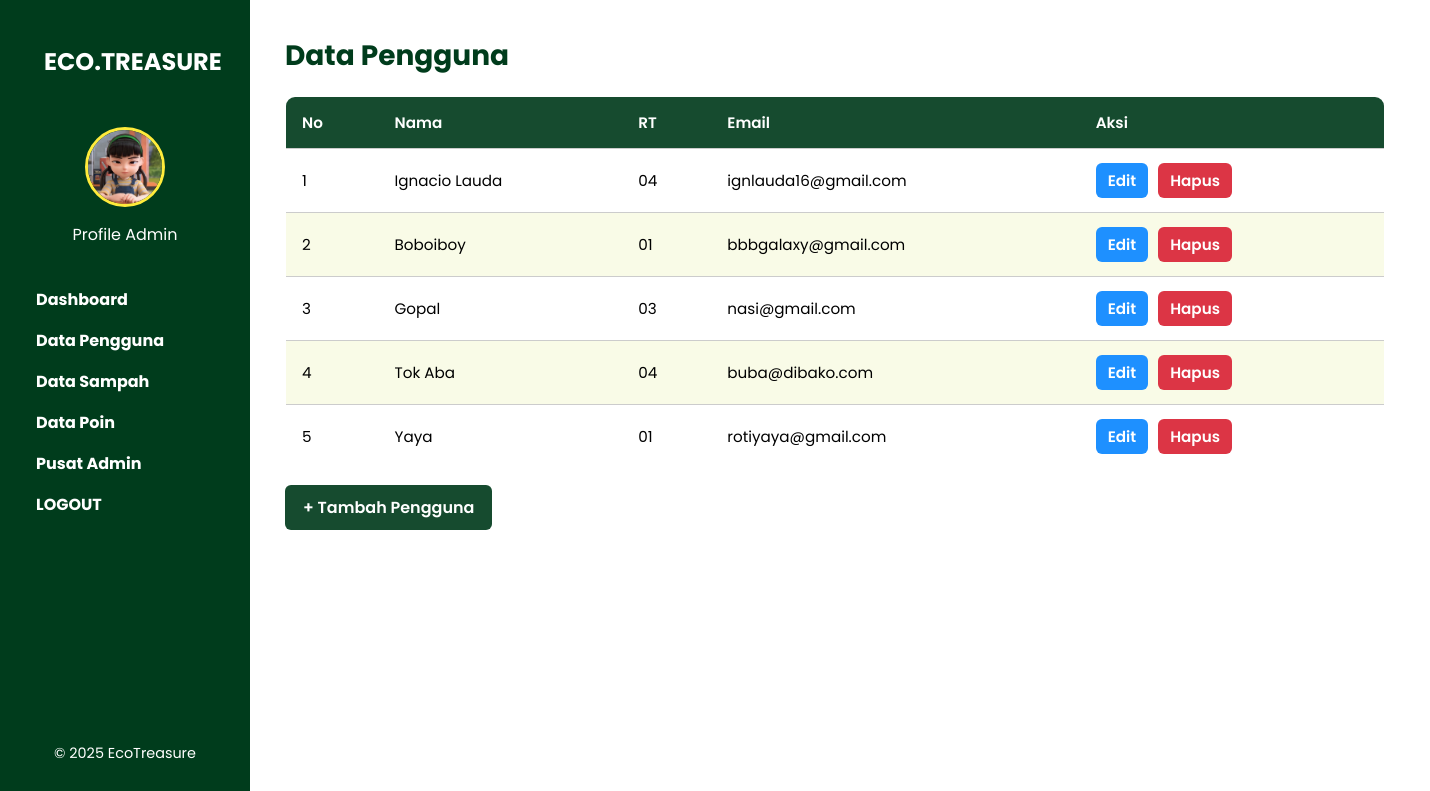
/pages/pengguna.php, run on the app's committed database.
### tables this page shows
CREATE TABLE `pengguna` (
  `id` int(11) NOT NULL,
  `nama` varchar(100) NOT NULL,
  `rt` varchar(10) NOT NULL,
  `email` varchar(100) NOT NULL
);

### pages/pengguna.php (the view, shortened to what this page needs)
<?php
include '../includes/layout.php';
include '../includes/db.php';
$query = "SELECT * FROM pengguna";
$result = mysqli_query($conn, $query);
?>
<div class="main-content">
  <h2>Data Pengguna</h2>
  <table>
    <thead>
      <tr>
        <th>No</th>
        <th>Nama</th>
        <th>RT</th>
        <th>Email</th>
        <th>Aksi</th>
      </tr>
    </thead>
    <tbody>
      <?php
      $no = 1;
      while ($row = mysqli_fetch_assoc($result)) {
          echo "<tr>
                  <td>{$no}</td>
                  <td>{$row['nama']}</td>
                  <td>{$row['rt']}</td>
                  <td>{$row['email']}</td>
                  <td>
                    <a href='../progres/update_pengguna.php?id={$row['id']}' class='btn-action btn-edit'>Edit</a>
                    <a href='../progres/delete_pengguna.php?id={$row['id']}' class='btn-action btn-delete' onclick=\"return confirm('Yakin?')\">Hapus</a>
                  </td>
                </tr>";
          $no++;
      }
      ?>
    </tbody>
  </table>
  <a href="../progres/tambah_pengguna.php" class="btn">+ Tambah Pengguna</a>
</div>

### includes/layout.php (shortened to what this page needs)
<!DOCTYPE html>
<html lang="id">
<head>
</head>
<body>
  <div class="sidebar">
    <div>
      <div class="logo">ECO.TREASURE</div>
      <div class="profile">
        <img src="../image/admin.jpg" alt="Foto Admin">
        <div class="profile-name">
          <a href="../pages/profile.php">Profile Admin</a>
        </div>
      </div>
      <nav>
        <ul>
          <li><a href="../pages/dashboard.php">Dashboard</a></li>
          <li><a href="../pages/pengguna.php">Data Pengguna</a></li>
          <li><a href="../pages/sampah.php">Data Sampah</a></li>
          <li><a href="../pages/poin.php">Data Poin</a></li>
          <li><a href="../pages/pusat_admin.php">Pusat Admin</a></li>
          <li><a href="../login.php">LOGOUT</a></li>
        </ul>
      </nav>
    </div>
    <footer>
      &copy; 2025 EcoTreasure
    </footer>
  </div>
</body>
</html>

### includes/layout.php (style rules this page uses)
:root { --green-dark: #003c1c; --green-light: #164b2f; --yellow-soft: #f9fbe7; --yellow: #ffeb3b; --white: #ffffff; --black: #1f1f1f; --grey-border: #ccc; }
* { margin: 0; padding: 0; box-sizing: border-box; }
body { display: flex; min-height: 100vh; font-family: 'Poppins', sans-serif; position: relative; }
.sidebar { position: fixed; top: 0; left: 0; width: 250px; height: 100vh; background-color: var(--green-dark); font-family: 'Poppins', sans-serif; color: var(--white); display: flex; flex-direction: column; justify-content: space-between; padding: 20px; box-sizing: border-box; }
.logo { padding: 1.5rem; font-size: 1.5rem; font-weight: bold; text-align: center; }
.profile { text-align: center; padding: 1.5rem 1rem 0.5rem; }
.profile img { width: 80px; height: 80px; border-radius: 50%; border: 3px solid var(--yellow); }
.profile-name { margin-top: 0.5rem; font-size: 1rem; }
.profile-name a { color: var(--white); text-decoration: none; }
nav { padding: 1rem; }
nav ul { list-style: none; }
nav li { margin: 1rem 0; }
nav a { color: var(--white); text-decoration: none; font-weight: bold; }
footer { text-align: center; padding: 1rem; font-size: 0.9rem; }
.main-content { margin-left: 250px; padding: 2rem; min-height: 100vh; background-color: var(--white); box-sizing: border-box; font-family: 'Poppins', sans-serif; }

### pages/pengguna.php (style rules this page uses)
body { font-family: 'Poppins', sans-serif; }
.main-content { padding: 35px; }
.main-content h2 { font-size: 1.75rem; margin-bottom: 1.2rem; color: var(--green-dark); }
table { width: 100%; min-width: 1100px; border-collapse: collapse; background-color: var(--white); border: 1px solid var(--green-dark); border-radius: 10px; overflow: hidden; }
th, td { padding: 14px 16px; text-align: left; border-bottom: 1px solid var(--grey-border); font-size: 0.95rem; }
th { background-color: var(--green-light); color: var(--white); font-weight: 600; }
tr:nth-child(even) { background-color: var(--yellow-soft); }
.btn-action { padding: 6px 12px; border-radius: 6px; font-weight: 600; text-decoration: none; color: white; margin-right: 6px; display: inline-block; transition: background-color 0.3s ease; }
.btn-edit { background-color: #1E90FF; }
.btn-delete { background-color: #dc3545; }
.btn { display: inline-block; margin-top: 16px; background-color: var(--green-light); color: var(--white); padding: 10px 18px; border-radius: 6px; font-weight: 600; text-decoration: none; transition: background-color 0.3s; }

### data on the page
pengguna: nama "Ignacio Lauda", rt "04", email "ignlauda16@gmail.com"
pengguna: nama "Boboiboy", rt "01", email "bbbgalaxy@gmail.com"
pengguna: nama "Gopal", rt "03", email "nasi@gmail.com"
pengguna: nama "Tok Aba", rt "04", email "buba@dibako.com"
pengguna: nama "Yaya", rt "01", email "rotiyaya@gmail.com"
